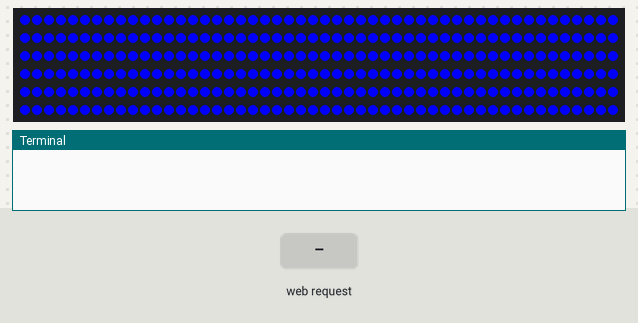
This program was run on a simulated Raspberry Pi (BCM pin numbers), started with the argument PI. Parts: 300 RGB LEDs in strip order, left to right, continuing on the next row, the last lines printed to the terminal. The test bench sets the inputs (shaded band). Dim RGB values are drawn brighter than linear; random numbers come from a fixed seed; threads take turns every 2 ms; the clock reads 2024-03-15 10:24:30 at power-on unless the program sets it.

Above: at 0.7 s.
2.2 s: HTTP request for /ripple received
At 3.3 s:
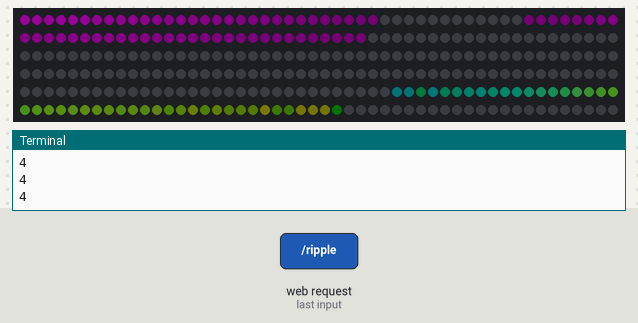
3.8 s: HTTP request for /fade received
At 4.28 s:
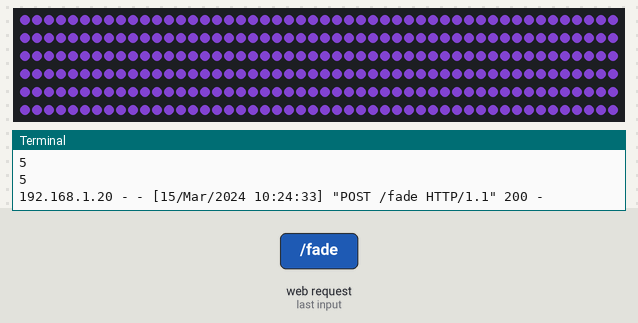
6.5 s: HTTP request for /ripple received
At 7.2 s:
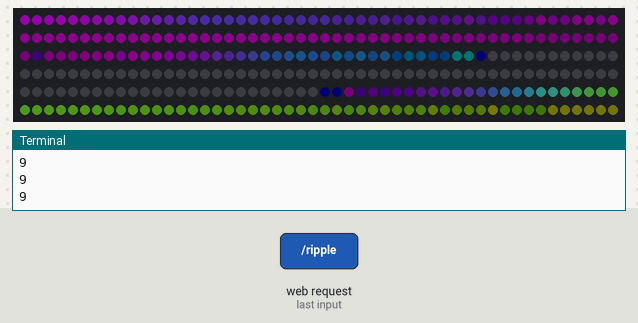
8.2 s: HTTP request for /ripple received
At 9.0 s:
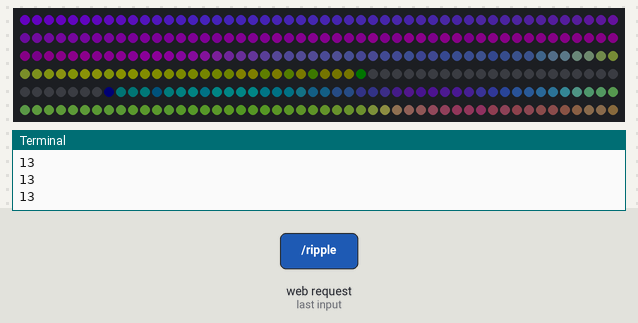

The program:

server.py
```python
import logging,json, sys, _thread
device = sys.argv[1]
if device == 'PI':
    from controller import ColorStrip, main
    from util import Mode
    strip = ColorStrip()

from flask import Flask, render_template, request
app = Flask(__name__, static_url_path='',static_folder='public', template_folder='public')

logging.getLogger('werkzeug').setLevel(logging.ERROR)

@app.route("/")
def index():
    return render_template("index.html")

@app.route("/color", methods=['POST'])
def handleColor():
    data = request.get_data().decode()
    data = json.loads(data)
    color = data['color']

    if device == "PI":
        strip.setMode(Mode.BLOCK, color)

    return "Success"

@app.route("/fade",methods=['POST'])
def handleFade():
    if device == "PI":
        strip.setMode(Mode.CROSSFADE)
    return "Success"

@app.route("/fairy",methods=['POST'])
def handleFairy():
    data = request.get_data().decode()
    data = json.loads(data)
    min_speed = float(data['minSpeed'])
    max_speed = float(data['maxSpeed'])
    count = int(data['count'])
    if device == "PI":
        strip.setMode(Mode.FAIRY, min_speed, max_speed, count)
    return "Success"

@app.route("/stripe", methods=['POST'])
def handleStripe():
    data = request.get_data().decode()
    data = json.loads(data)
    interval = float(data['interval'])
    colors = data['colors']
    if device == "PI":
        strip.setMode(Mode.STRIPE, colors, interval)
    return "Success"

@app.route("/ripple", methods=['POST'])
def handleRipple():
    if device == "PI":
        strip.setMode(Mode.RIPPLE)
    return "Success"

if device == 'PI':
    _thread.start_new_thread(main, (strip,))
app.run(host="0.0.0.0", port="8000")
```

controller.py
```python
import time
import board, neopixel
from util import rgb, Mode

from modes.crossFade import CrossFadeCtrl
from modes.fairy import FairyCtrl
from modes.stripe import StripeCtrl
from modes.ripple import RippleCtrl

class ColorStrip:

    def __init__(self):
        self._size = 300
        self._strip = neopixel.NeoPixel(board.D18, self._size, auto_write=False)
        self._mode = Mode.BLOCK

        self._CrossFadeCtrl = CrossFadeCtrl(self._fill)
        self._FairyCtrl = FairyCtrl(self._strip)
        self._StripeCtrl = StripeCtrl(self._strip)
        self._RippleCtrl = RippleCtrl(self._strip, self._fill)

        self._startup()

    def _fill(self, color):
        for i in range(self._size):
            self._strip[i] = color
        self._strip.show()

    def _startup(self):
        self._fill((255, 0, 0))
        time.sleep(.3)
        self._fill((0, 255, 0))
        time.sleep(.3)
        self._fill((0, 0, 255))
        time.sleep(.3)
        self._fill((0, 0, 0))

    def loop(self):
        if self._mode == Mode.CROSSFADE:
            self._CrossFadeCtrl.draw()
        elif self._mode == Mode.FAIRY:
            self._FairyCtrl.draw()
        elif self._mode == Mode.STRIPE:
            self._StripeCtrl.draw()
        elif self._mode == Mode.RIPPLE:
            self._RippleCtrl.draw()

    def setMode(self, mode, *arg):
        self._mode = mode
        if mode == Mode.BLOCK:
            self._fill(rgb(arg[0]))
        elif mode == Mode.FAIRY:
            self._FairyCtrl.start(*arg)
        elif mode == Mode.STRIPE:
            self._StripeCtrl.start(*arg)
        elif mode == Mode.RIPPLE:
            self._RippleCtrl.start()

FPS = 60
def main(strip :ColorStrip):
    # strip.setMode(Mode.RIPPLE)
    lastFrameTime = 0
    while True:
        strip.loop()
        currentTime = time.time()
        sleepTime = 1. / FPS - (currentTime - lastFrameTime)
        lastFrameTime = currentTime
        if sleepTime > 0:
            time.sleep(sleepTime)
```

util.py
```python
import colorsys, random

def randomPrettyRGB():
    percent = colorsys.hsv_to_rgb(random.uniform(0, 1), 1, 1)
    return (255 * percent[0], 255 * percent[1], 255 * percent[2])

def rgb(hex):
    if hex[0] == '#':
        hex = hex[1:]
    return tuple(int(hex[i:i + 2], 16) for i in (0, 2, 4))

from enum import Enum

class Mode(Enum):
    BLOCK = 0
    CROSSFADE = 1
    FAIRY = 2
    STRIPE = 3
    RIPPLE = 4
```

crossFade.py
```python
import random
from util import randomPrettyRGB

class CrossFadeCtrl:
    def __init__(self, fill):
        self._col = []
        self._change = []
        self._frames = 0
        self._fill = fill

        self._start()

    def _getNext(self):
        self._col[0] = int(self._col[0])
        self._col[1] = int(self._col[1])
        self._col[2] = int(self._col[2])
        new_rgb = randomPrettyRGB()
        frames = random.randint(120, 360)
        dR = float(new_rgb[0] - self._col[0]) / frames
        dG = float(new_rgb[1] - self._col[1]) / frames
        dB = float(new_rgb[2] - self._col[2]) / frames
        self._change = [dR, dG, dB]
        self._frames = frames

    def draw(self):
        col = tuple(self._col)
        self._col[0] += self._change[0]
        self._col[1] += self._change[1]
        self._col[2] += self._change[2]
        self._frames -= 1
        self._fill(col)
        if self._frames <= 0:
            self._getNext()

    def _start(self):
        self._col = [random.randint(0, 255), random.randint(0, 255), random.randint(0, 255)]
        self._getNext()
```

fairy.py
```python
import random

class FairyCtrl:
    def __init__(self, strip):
        self._count = 20
        self._arr = []
        self._min_speed = .5
        self._max_speed = 5
        self._strip = strip

    def start(self, min_speed=.5, max_speed=5, count=30):
        self._count = count
        self._max_speed = max_speed
        self._min_speed = min_speed
        self._arr = []
        for i in range(len(self._strip)):
            self._strip[i] = (0, 0, 0)
        for i in range(self._count):
            pos = random.randint(0, len(self._strip) - 1)
            brightness = random.random() * 255 * 2
            speed = random.uniform(min_speed, max_speed)
            self._arr.append([pos, brightness, speed])

    def draw(self):
        for i, light in enumerate(self._arr):
            light[1] += light[2]
            if light[1] > 255 * 2:
                # reset pixel
                self._strip[light[0]] = (0, 0, 0)
                # generate new light
                pos = random.randint(0, 299)
                speed = random.uniform(self._min_speed, self._max_speed)
                self._arr[i] = [pos, 0, speed]
            else:
                x = light[1]
                col = (x, x, x) if x <= 255 else (510 - x, 510 - x, 510 - x)
                self._strip[light[0]] = col
        self._strip.show()
```

stripe.py
```python
from util import rgb

class StripeCtrl:
    def __init__(self, strip):
        self._cols = []
        self._widths = []
        self._interval = 1
        self._totalWidth = 0
        self._offset = 0
        self._frames = 0

        self._strip = strip

    def start(self,colors, interval):
        cols = []
        widths = []
        self._totalWidth = 0

        for stripe in colors:
            widths.append(int(stripe['width']))
            cols.append(rgb(stripe['color']))
            self._totalWidth += int(stripe['width'])

        self._offset = 0
        self._interval = interval
        self._frames = 0

        self._cols = cols
        self._widths = widths

    def draw(self):
        if self._frames <= 0:
            self._frames = self._interval * 60
            self._offset += 1
            if self._offset >= self._totalWidth:
                self._offset = 0
            i = -self._offset
            if self._totalWidth > 0:
                while i < len(self._strip):
                    for j, col in enumerate(self._cols):
                        for x in range(self._widths[j]):
                            if i >= 0 and i < len(self._strip):
                                self._strip[i] = col
                            i += 1
                self._strip.show()
        self._frames -= 1
```

ripple.py
```python
from util import randomPrettyRGB
import random

class Node:
    def __init__(self, index):
        self.index = index
        self.color = randomPrettyRGB()
        self.life = random.randint(60*4, 60*10)

class RippleCtrl:
    def __init__(self,strip, f):
        self._nodes = []
        self._colors = [(0,0,0) for i in range(len(strip))]
        self._strip = strip
        self.fill = f
        self._spawnNext = random.randint(60*3,60*5)

    def _spawnNode(self):
        self._nodes.append(Node(random.randint(0, len(self._strip))))
        self._spawnNext = random.randint(60 * .5, 60 * 2)

    def start(self):
        for i in range(4):
            self._spawnNode()

    def _averageLocal(self, i):
        _range = 4

        f = lambda q: -.01 * q * q + 1

        start = max(i-_range, 0)
        end = min(i+_range, len(self._strip))

        r = g = b = t = 0
        for x in range(start, end):
            c = self._colors[x]
            weight = f(x-i)
            r+=c[0] * weight
            g+=c[1]* weight
            b+=c[2]* weight
            t += weight

        _decay = 0
        return max(r/t - _decay, 0), max(g/t - _decay,0), max(b/t - _decay,0)

    def draw(self):
        print(len(self._nodes))
        self._spawnNext -= 1
        if self._spawnNext<= 0:
            self._spawnNode()

        for node in self._nodes:
            _change = 7
            cur = self._colors[node.index]
            tar = node.color
            r = cur[0] + max(-_change, min(_change, tar[0] - cur[0]))
            g = cur[1] + max(-_change, min(_change, tar[1] - cur[1]))
            b = cur[2] + max(-_change, min(_change, tar[2] - cur[2]))
            self._colors[node.index] = (r,g,b)
            node.life -= 1
            if node.life <= 0:
                self._nodes.remove(node)

        newCols = []
        for i in range(len(self._colors)):
            newCols.append(self._averageLocal(i))
            self._strip[i] = newCols[i]
        self._colors = newCols

        self._strip.show()
```

Measured:
- after the input at 2.2 s, the LEDs: first change after 0.05 s (image 1 shows a later state)
